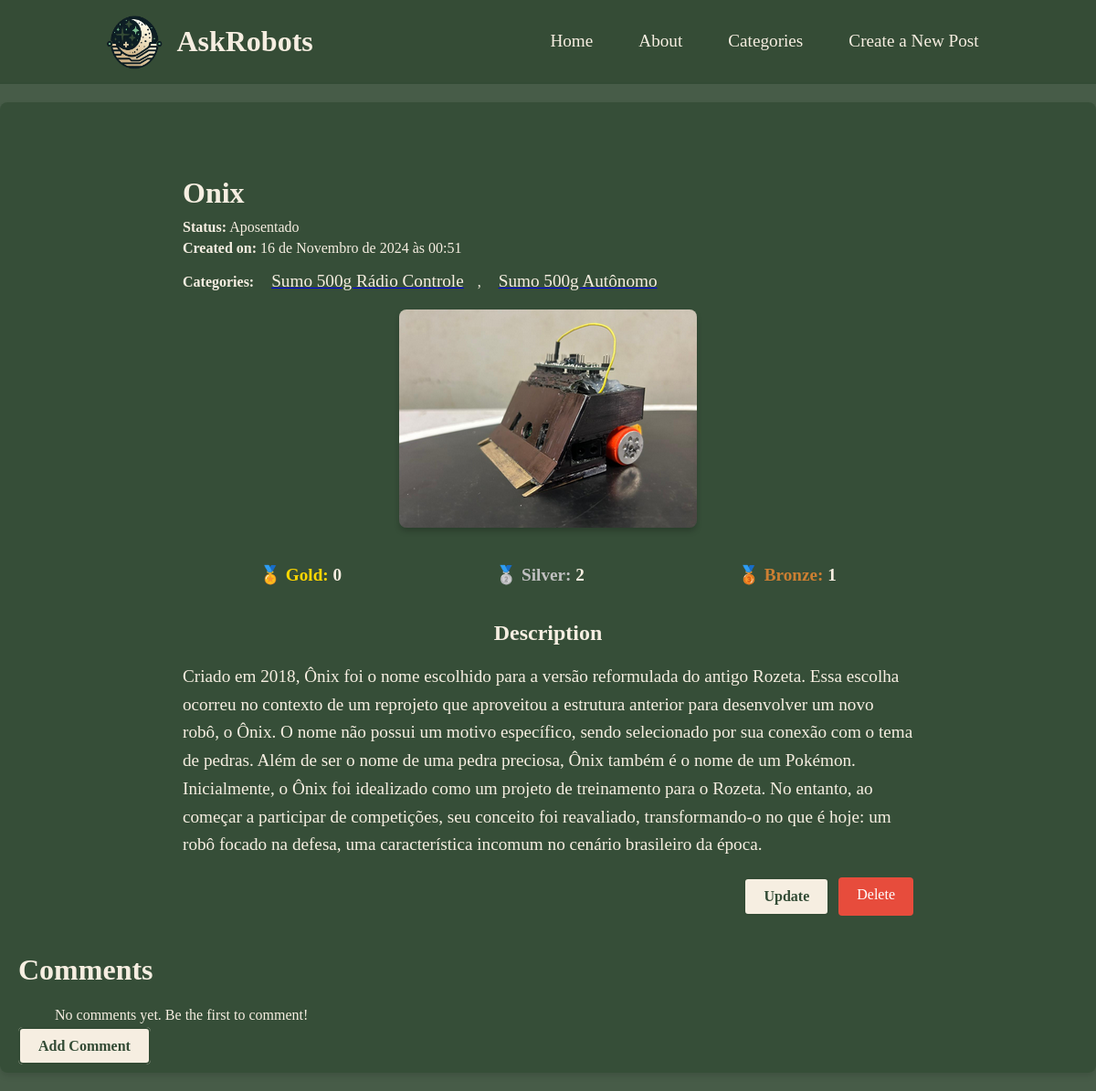
/details/2/, run on an earlier commit of the app's database.
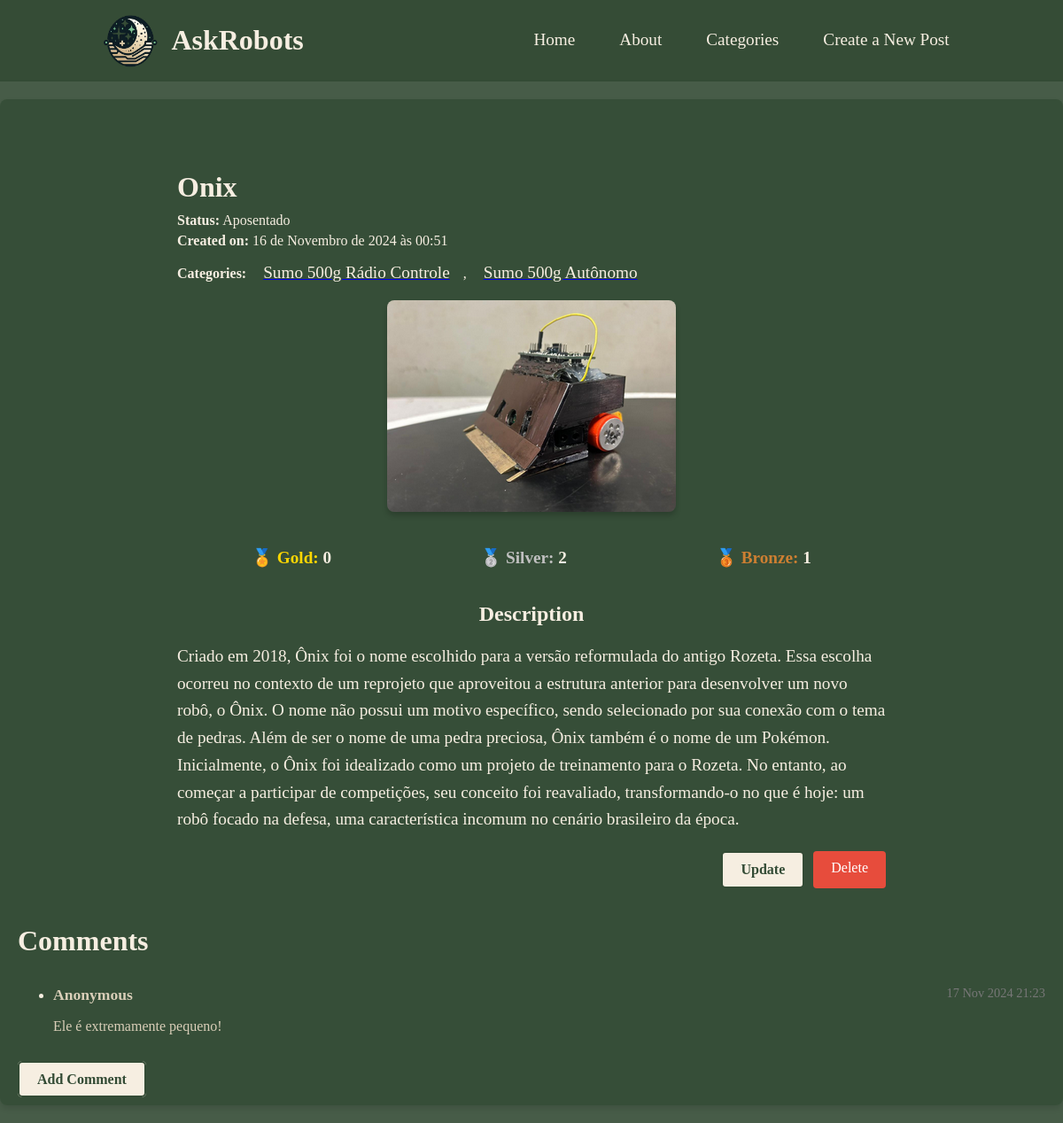
And on a later commit of the database.
### PostsRobots/models.py (models this page shows, shortened)
class Category(models.Model):
    name = models.CharField(max_length=100, unique=True)
    description = models.TextField(blank=True, null=True)

class Comment(models.Model):
    author_name = models.CharField(max_length=100, blank=True, null=True, default="Anonymous")
    post = models.ForeignKey(Posts, on_delete=models.CASCADE, related_name='comments')
    text = models.TextField()
    created_at = models.DateTimeField(auto_now_add=True)
    class Meta:
        ordering = ['-created_at']

### PostsRobots/views.py (the view)
# urls.py: path('details/<int:id>/', views.DetailView, name='details'),
def DetailView(request, id):
    template_name = 'PostsRobots/details.html'
    post = get_object_or_404(Posts, id=id)
    comments = post.comments.all()
    context = {
        'post': post,
        'comments': comments
    }
    return render(request, template_name, context)

### PostsRobots/templates/PostsRobots/details.html (shortened to what this page needs)
{% extends 'base.html' %}
{% block content %}
<div class="details-container">
    <div class="details-header">
        <h1>{{ post.title }}</h1>
        <p><strong>Status:</strong> {{ post.get_status_display }}</p>
        <p><strong>Created on:</strong> {{ post.post_date }}</p>
    </div>
    <p><strong>Categories:</strong>
        {% for category in post.categories.all %}
            <a href="{% url 'category_detail' category.id %}"><span class="nav-link">{{ category.name }}</span></a>{% if not forloop.last %}, {% endif %}
        {% endfor %}
    </p>
    <div class="details-image">
        <img src="{{ post.image.url }}" alt="{{ post.title }}">
    </div>
    <div class="trophies">
        <p><span class="gold">🏅 Gold:</span> {{ post.gold_trophies }}</p>
        <p><span class="silver">🥈 Silver:</span> {{ post.silver_trophies }}</p>
        <p><span class="bronze">🥉 Bronze:</span> {{ post.bronze_trophies }}</p>
    </div>
    <div class="details-description">
        <h2>Description</h2>
        <p>{{ post.description }}</p>
    </div>
    <div class="details-actions">
        <a href="{% url 'postupdate' post.id %}" class="btn btn-primary">Update</a>
        <a href="{% url 'delete' post.id %}" class="btn btn-delete">Delete</a>
    </div>
</div>
<div class="comments-section">
    <h1>Comments</h1>
    <ul>
        {% for comment in comments %}
            <li class="comment-box">
                <div class="comment-header">
                    <strong class="comment-author">
                        {{ comment.author_name|default:"Anonymous" }}
                    </strong>
                    <span class="comment-date">{{ comment.created_at|date:"d M Y H:i" }}</span>
                </div>
                <p class="comment-text">{{ comment.text }}</p>
            </li>
        {% empty %}
            <a class="no-comments">No comments yet. Be the first to comment!</a>
        {% endfor %}
    </ul>
    <div class="add-comment-btn">
        <a href="{% url 'add_comment' post.id %}" class="btn btn-primary">Add Comment</a>
    </div>
</div>
{% endblock %}

What changed in the data, as far as the page shows it:
added Comment: author_name "Anonymous", created_at "17 Nov 2024 21:23", text "Ele é extremamente pequeno!"
Also different on the page:
text no longer shown: "No comments yet. Be the first to comment!"
